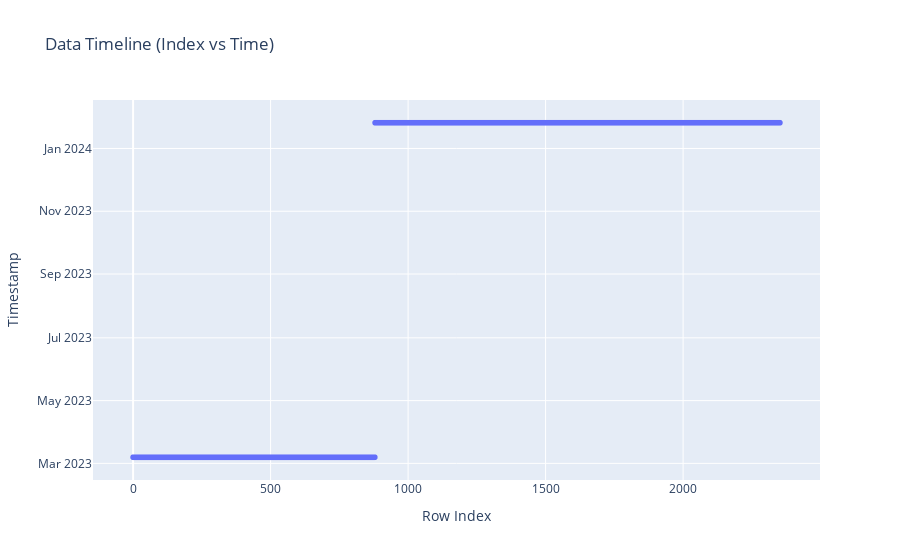

Notebook code for this chart:
### Code cell
# Show "jumps" for out-of-order data
fig = px.scatter(
    x=range(len(drink_duration_df)), 
    y=drink_duration_df['datetime'].to_list(),
    title="Data Timeline (Index vs Time)",
    labels={'x': 'Row Index', 'y': 'Timestamp'}
)
fig.show()

#[Conclusion] It shows the data was collected only for <2 days. Lacks variability. But atleast it is not out of order.

### Figure 1 — Plotly figure (JSON) as saved in the notebook; plotly's stock layout.template omitted (floating-point values rounded to 4 significant figures; data arrays with more than 128 entries replaced by an {"elided": "..."} marker saying what was removed)
{"data": [{"hovertemplate": "Row Index=%{x}<br>Timestamp=%{y}<extra></extra>", "legendgroup": "", "marker": {"color": "#636efa", "symbol": "circle"}, "mode": "markers", "name": "", "showlegend": false, "type": "scattergl", "x": {"elided": "2353 int values"}, "xaxis": "x", "y": {"elided": "2353 str values"}, "yaxis": "y"}], "layout": {"legend": {"tracegroupgap": 0}, "title": {"text": "Data Timeline (Index vs Time)"}, "xaxis": {"anchor": "y", "domain": [0, 1], "title": {"text": "Row Index"}}, "yaxis": {"anchor": "x", "domain": [0, 1], "title": {"text": "Timestamp"}}}}
